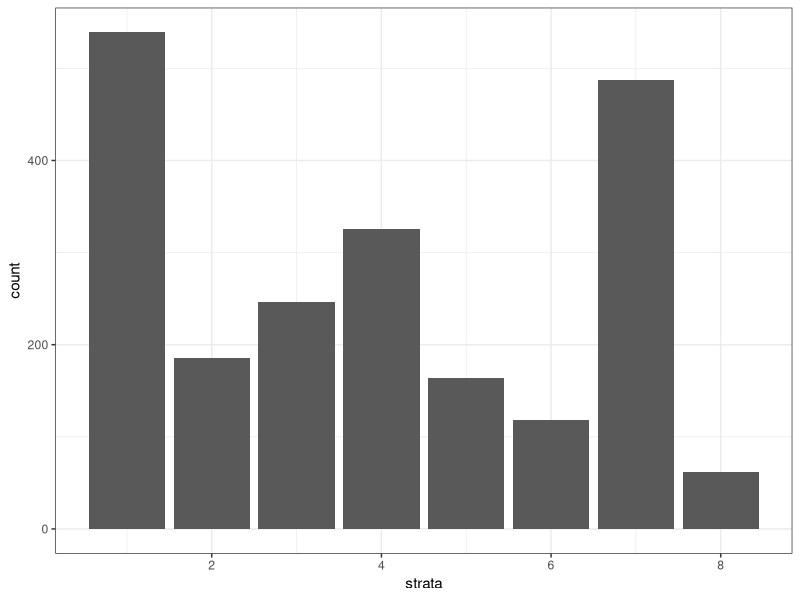
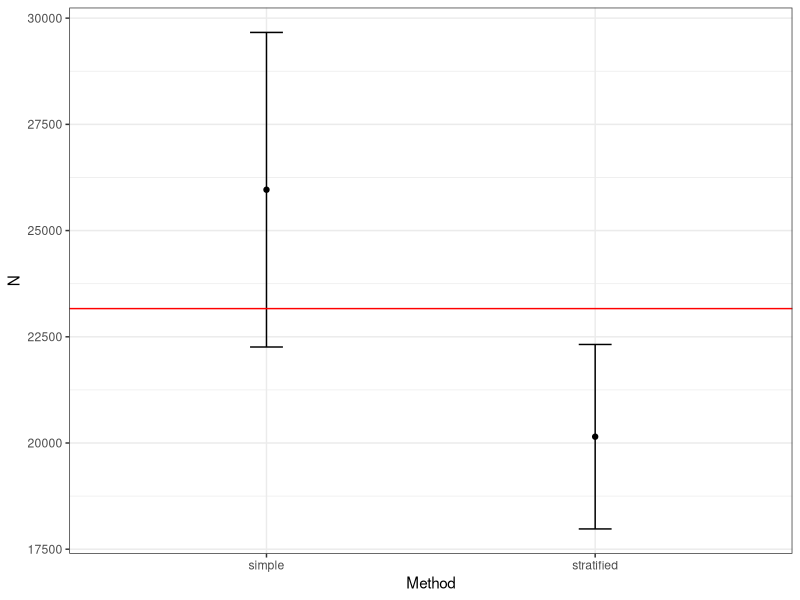

Here is the R script that generated these plots, in order:
## ---- chunk 1
library(tidyverse)
theme_set(theme_bw())
## ---- chunk 2
set.seed(2)
meanVals<-rlnorm(8,log(10),0.5)
habArea<-trunc(rlnorm(8,log(200),0.5))
area<-data.frame(strata=1:8) %>%
  mutate(habArea=habArea)%>%
  uncount(habArea)%>%
  mutate(N=rpois(sum(habArea),meanVals[strata]))
ggplot(area,aes(x=strata))+
  geom_bar()

## ---- chunk 3
sum(area$N)
n<-50
dataSimple<-sample(1:nrow(area),size=n,replace=FALSE)
simple<-area[dataSimple,] %>% 
  summarize(meanCount=mean(N),
            seCount=sd(N)/sqrt(n()),
            n=n(),
            N=meanCount*nrow(area),
            seN=seCount*nrow(area),
            lci=N-2*seN,
            uci=N+2*seN)
simple %>% mutate(across(where(is.numeric),round,2))
## ---- chunk 4
SamplesPerStrata<-round(n*meanVals/sum(meanVals))  #variance=mean for Poisson
SamplesPerStrata
strataSample<-NULL
for(i in 1:8) strataSample<-
  c(strataSample,sample(which(area$strata==i),
                        size=SamplesPerStrata[i],
                        replace=FALSE))
table(area$strata[strataSample])

stratified<- area[strataSample,] %>% 
  group_by(strata)%>%
  summarize(meanCount=mean(N),
            seCount=sd(N)/sqrt(n()),
            n=n()) %>%
  mutate(area=habArea,
         N=meanCount*area,
         seN=seCount*area) %>%
  ungroup()

stratified %>% mutate(across(where(is.numeric),round,2))
stratTotal<-stratified %>% summarize(N=sum(N),
                                     seN=sqrt(sum(seN^2)),
                                     lci=N-2*seN,
                                     uci=N+2*seN)
stratTotal %>% mutate(across(where(is.numeric),round,2))
## ---- chunk 5
bind_rows(list(simple=simple,
               stratified=stratTotal),
          .id="Method")%>%
  ggplot(aes(x=Method,y=N,ymin=lci,ymax=uci))+
  geom_point()+
  geom_errorbar(width=0.1)+
  geom_hline(yintercept=sum(area$N),color="red")
